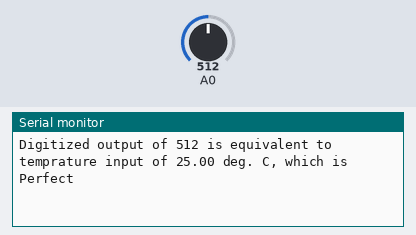
A program run on a simulated ESP8266 (Wemos D1 mini). On the bench: the last lines printed to the serial monitor. The test bench sets the inputs (shaded band); at power-on: A0 = 512.

Above: at 1.3 s.
1.4 s: A0 set to 716
At 1.9 s:
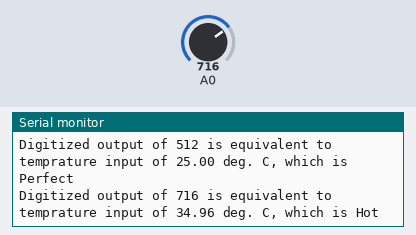
3.5 s: A0 set to 900
At 3.9 s:
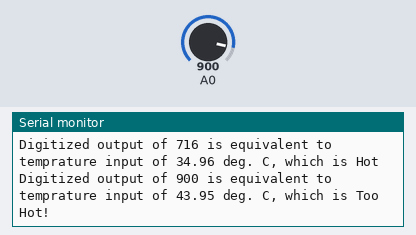
5.5 s: A0 set to 306
At 5.9 s:
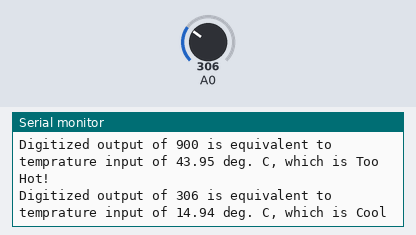
7.5 s: A0 set to 122
At 7.9 s:
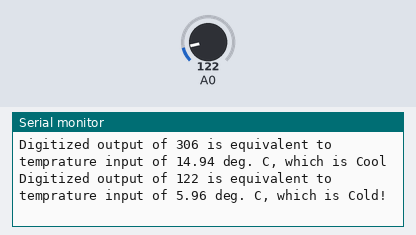

Measured:
- after the input at 1.4 s, the serial monitor: prints a new line after 0.11 s (image 1)
- after the input at 3.5 s, the serial monitor: prints a new line at once (image 2)
- after the input at 5.5 s, the serial monitor: prints a new line at once (image 3)
- after the input at 7.5 s, the serial monitor: prints a new line at once (image 4)

The program:

main.cpp
```cpp
#include <Arduino.h>

void setup() {
  // put your setup code here, to run once:
  Serial.begin(115200);
}

String getTempratureCode(int temp) {
  String tempratureCode;
  if (temp < 10)
  {
    tempratureCode = "Cold!";
  }
  else if (temp <= 15)
  {
    tempratureCode = "Cool";
  }
  else if (temp <= 25)
  {
    tempratureCode = "Perfect";
  }
  else if (temp <= 30)
  {
    tempratureCode = "Warm";
  }
  else if (temp <= 35)
  {
    tempratureCode = "Hot";
  }
  else
  {
    tempratureCode = "Too Hot!";
  }
  return tempratureCode;
}

void loop() {
  // put your main code here, to run repeatedly:
  int iVal;
  float temp;

  iVal = analogRead(A0);
  temp = iVal * (50 / 1024.0);
  Serial.println("Digitized output of " + String(iVal) + " is equivalent to temprature input of " + String(temp) + " deg. C, which is " + String(getTempratureCode(temp)));

  delay(500);
}
```
